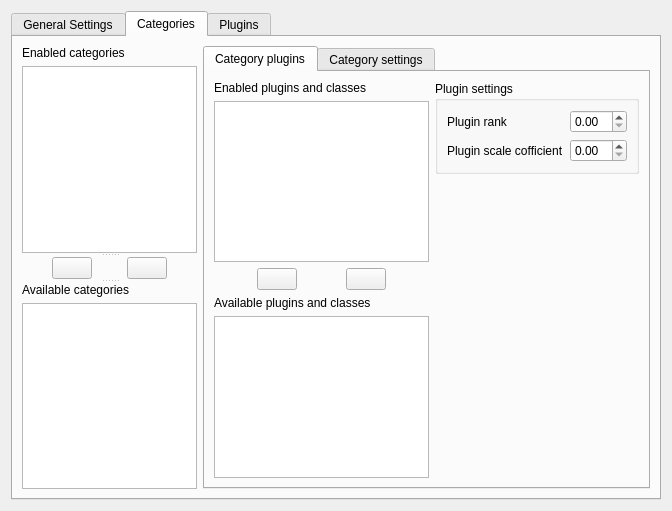
<?xml version="1.0" encoding="UTF-8"?>
<ui version="4.0">
 <class>Form</class>
 <widget class="QWidget" name="Form">
  <property name="geometry">
   <rect>
    <x>0</x>
    <y>0</y>
    <width>672</width>
    <height>511</height>
   </rect>
  </property>
  <property name="windowTitle">
   <string>Form</string>
  </property>
  <layout class="QGridLayout" name="gridLayout">
   <item row="0" column="0">
    <widget class="KTabWidget" name="WebExSettings">
     <property name="currentIndex">
      <number>1</number>
     </property>
     <widget class="QWidget" name="general_settings">
      <attribute name="title">
       <string>General Settings</string>
      </attribute>
      <widget class="QWidget" name="advanced_widget" native="true">
       <property name="geometry">
        <rect>
         <x>10</x>
         <y>230</y>
         <width>336</width>
         <height>62</height>
        </rect>
       </property>
       <layout class="QVBoxLayout" name="verticalLayout">
        <item>
         <layout class="QHBoxLayout" name="horizontalLayout_3">
          <item>
           <widget class="QLabel" name="label_2">
            <property name="text">
             <string>Maximum resource analyzers per category</string>
            </property>
           </widget>
          </item>
          <item>
           <widget class="KIntSpinBox" name="kintspinbox_2"/>
          </item>
         </layout>
        </item>
        <item>
         <layout class="QHBoxLayout" name="horizontalLayout_2">
          <item>
           <widget class="QLabel" name="label_3">
            <property name="text">
             <string>Maximum resource analyzers</string>
            </property>
           </widget>
          </item>
          <item>
           <spacer name="horizontalSpacer">
            <property name="orientation">
             <enum>Qt::Horizontal</enum>
            </property>
            <property name="sizeHint" stdset="0">
             <size>
              <width>40</width>
              <height>20</height>
             </size>
            </property>
           </spacer>
          </item>
          <item>
           <widget class="KIntSpinBox" name="kintspinbox_3"/>
          </item>
         </layout>
        </item>
       </layout>
      </widget>
      <widget class="KPushButton" name="advanced_button">
       <property name="geometry">
        <rect>
         <x>10</x>
         <y>200</y>
         <width>151</width>
         <height>24</height>
        </rect>
       </property>
       <property name="sizePolicy">
        <sizepolicy hsizetype="Preferred" vsizetype="Fixed">
         <horstretch>0</horstretch>
         <verstretch>0</verstretch>
        </sizepolicy>
       </property>
       <property name="text">
        <string>Advanced&gt;&gt;</string>
       </property>
       <property name="checkable">
        <bool>true</bool>
       </property>
      </widget>
      <widget class="QWidget" name="">
       <property name="geometry">
        <rect>
         <x>10</x>
         <y>20</y>
         <width>295</width>
         <height>25</height>
        </rect>
       </property>
       <layout class="QHBoxLayout" name="horizontalLayout">
        <item>
         <widget class="QLabel" name="label">
          <property name="text">
           <string>Maximum categories simultaneously</string>
          </property>
         </widget>
        </item>
        <item>
         <widget class="KIntSpinBox" name="kintspinbox"/>
        </item>
       </layout>
      </widget>
     </widget>
     <widget class="QWidget" name="categories">
      <attribute name="title">
       <string>Categories</string>
      </attribute>
      <layout class="QHBoxLayout" name="horizontalLayout_7">
       <item>
        <widget class="QSplitter" name="splitter_2">
         <property name="orientation">
          <enum>Qt::Vertical</enum>
         </property>
         <widget class="QWidget" name="">
          <layout class="QVBoxLayout" name="verticalLayout_2">
           <item>
            <widget class="QLabel" name="label_4">
             <property name="text">
              <string>Enabled categories</string>
             </property>
            </widget>
           </item>
           <item>
            <widget class="KListWidget" name="enabled_categories_listwidget"/>
           </item>
          </layout>
         </widget>
         <widget class="QWidget" name="">
          <layout class="QHBoxLayout" name="horizontalLayout_4">
           <item>
            <spacer name="horizontalSpacer_4">
             <property name="orientation">
              <enum>Qt::Horizontal</enum>
             </property>
             <property name="sizeType">
              <enum>QSizePolicy::Expanding</enum>
             </property>
             <property name="sizeHint" stdset="0">
              <size>
               <width>40</width>
               <height>20</height>
              </size>
             </property>
            </spacer>
           </item>
           <item>
            <widget class="KArrowButton" name="karrowbutton"/>
           </item>
           <item>
            <spacer name="horizontalSpacer_2">
             <property name="orientation">
              <enum>Qt::Horizontal</enum>
             </property>
             <property name="sizeHint" stdset="0">
              <size>
               <width>40</width>
               <height>20</height>
              </size>
             </property>
            </spacer>
           </item>
           <item>
            <widget class="KArrowButton" name="karrowbutton_2">
             <property name="arrowType" stdset="0">
              <number>2</number>
             </property>
            </widget>
           </item>
           <item>
            <spacer name="horizontalSpacer_3">
             <property name="orientation">
              <enum>Qt::Horizontal</enum>
             </property>
             <property name="sizeHint" stdset="0">
              <size>
               <width>40</width>
               <height>20</height>
              </size>
             </property>
            </spacer>
           </item>
          </layout>
         </widget>
         <widget class="QWidget" name="layoutWidget">
          <layout class="QVBoxLayout" name="verticalLayout_3">
           <item>
            <widget class="QLabel" name="label_5">
             <property name="text">
              <string>Available categories</string>
             </property>
            </widget>
           </item>
           <item>
            <widget class="KListWidget" name="enabled_categories_listwidget_2"/>
           </item>
          </layout>
         </widget>
        </widget>
       </item>
       <item>
        <widget class="KTabWidget" name="category_tabwidget">
         <property name="currentIndex">
          <number>0</number>
         </property>
         <widget class="QWidget" name="tab_2">
          <attribute name="title">
           <string>Category plugins</string>
          </attribute>
          <layout class="QHBoxLayout" name="horizontalLayout_12">
           <item>
            <layout class="QVBoxLayout" name="verticalLayout_9">
             <item>
              <layout class="QVBoxLayout" name="verticalLayout_8">
               <item>
                <widget class="QLabel" name="label_12">
                 <property name="text">
                  <string>Enabled plugins and classes</string>
                 </property>
                </widget>
               </item>
               <item>
                <widget class="KListWidget" name="category_enabled_plugins"/>
               </item>
              </layout>
             </item>
             <item>
              <layout class="QHBoxLayout" name="horizontalLayout_8">
               <item>
                <spacer name="horizontalSpacer_9">
                 <property name="orientation">
                  <enum>Qt::Horizontal</enum>
                 </property>
                 <property name="sizeType">
                  <enum>QSizePolicy::Expanding</enum>
                 </property>
                 <property name="sizeHint" stdset="0">
                  <size>
                   <width>40</width>
                   <height>20</height>
                  </size>
                 </property>
                </spacer>
               </item>
               <item>
                <widget class="KArrowButton" name="karrowbutton_3"/>
               </item>
               <item>
                <spacer name="horizontalSpacer_10">
                 <property name="orientation">
                  <enum>Qt::Horizontal</enum>
                 </property>
                 <property name="sizeHint" stdset="0">
                  <size>
                   <width>40</width>
                   <height>20</height>
                  </size>
                 </property>
                </spacer>
               </item>
               <item>
                <widget class="KArrowButton" name="karrowbutton_4">
                 <property name="arrowType" stdset="0">
                  <number>2</number>
                 </property>
                </widget>
               </item>
               <item>
                <spacer name="horizontalSpacer_11">
                 <property name="orientation">
                  <enum>Qt::Horizontal</enum>
                 </property>
                 <property name="sizeHint" stdset="0">
                  <size>
                   <width>40</width>
                   <height>20</height>
                  </size>
                 </property>
                </spacer>
               </item>
              </layout>
             </item>
             <item>
              <layout class="QVBoxLayout" name="verticalLayout_6">
               <item>
                <widget class="QLabel" name="label_11">
                 <property name="text">
                  <string>Available plugins and classes</string>
                 </property>
                </widget>
               </item>
               <item>
                <widget class="KListWidget" name="category_availabel_plugins"/>
               </item>
              </layout>
             </item>
            </layout>
           </item>
           <item>
            <layout class="QVBoxLayout" name="verticalLayout_11">
             <item>
              <widget class="QGroupBox" name="groupBox">
               <property name="title">
                <string>Plugin settings</string>
               </property>
               <layout class="QVBoxLayout" name="verticalLayout_10">
                <item>
                 <layout class="QHBoxLayout" name="horizontalLayout_9">
                  <item>
                   <widget class="QLabel" name="label_13">
                    <property name="text">
                     <string>Plugin rank</string>
                    </property>
                   </widget>
                  </item>
                  <item>
                   <spacer name="horizontalSpacer_12">
                    <property name="orientation">
                     <enum>Qt::Horizontal</enum>
                    </property>
                    <property name="sizeHint" stdset="0">
                     <size>
                      <width>40</width>
                      <height>20</height>
                     </size>
                    </property>
                   </spacer>
                  </item>
                  <item>
                   <widget class="QDoubleSpinBox" name="doubleSpinBox"/>
                  </item>
                 </layout>
                </item>
                <item>
                 <layout class="QHBoxLayout" name="horizontalLayout_10">
                  <item>
                   <widget class="QLabel" name="label_14">
                    <property name="text">
                     <string>Plugin scale cofficient</string>
                    </property>
                   </widget>
                  </item>
                  <item>
                   <spacer name="horizontalSpacer_13">
                    <property name="orientation">
                     <enum>Qt::Horizontal</enum>
                    </property>
                    <property name="sizeHint" stdset="0">
                     <size>
                      <width>40</width>
                      <height>20</height>
                     </size>
                    </property>
                   </spacer>
                  </item>
                  <item>
                   <widget class="QDoubleSpinBox" name="doubleSpinBox_2"/>
                  </item>
                 </layout>
                </item>
               </layout>
              </widget>
             </item>
             <item>
              <spacer name="verticalSpacer_2">
               <property name="orientation">
                <enum>Qt::Vertical</enum>
               </property>
               <property name="sizeHint" stdset="0">
                <size>
                 <width>20</width>
                 <height>40</height>
                </size>
               </property>
              </spacer>
             </item>
            </layout>
           </item>
          </layout>
         </widget>
         <widget class="QWidget" name="tab">
          <attribute name="title">
           <string>Category settings</string>
          </attribute>
          <layout class="QHBoxLayout" name="horizontalLayout_11">
           <item>
            <widget class="QScrollArea" name="scrollArea">
             <property name="widgetResizable">
              <bool>true</bool>
             </property>
             <widget class="QWidget" name="scrollAreaWidgetContents">
              <property name="geometry">
               <rect>
                <x>0</x>
                <y>0</y>
                <width>447</width>
                <height>421</height>
               </rect>
              </property>
              <layout class="QVBoxLayout" name="verticalLayout_7">
               <item>
                <layout class="QGridLayout" name="gridLayout_2">
                 <item row="0" column="0">
                  <widget class="QLabel" name="label_6">
                   <property name="text">
                    <string>Query</string>
                   </property>
                  </widget>
                 </item>
                 <item row="0" column="2">
                  <widget class="KPushButton" name="query_show_button">
                   <property name="text">
                    <string>show&gt;&gt;</string>
                   </property>
                   <property name="checkable">
                    <bool>true</bool>
                   </property>
                  </widget>
                 </item>
                 <item row="1" column="0" colspan="3">
                  <widget class="KTextEdit" name="query_edit">
                   <property name="documentTitle">
                    <string/>
                   </property>
                   <property name="acceptRichText">
                    <bool>false</bool>
                   </property>
                  </widget>
                 </item>
                 <item row="0" column="1">
                  <spacer name="horizontalSpacer_5">
                   <property name="orientation">
                    <enum>Qt::Horizontal</enum>
                   </property>
                   <property name="sizeHint" stdset="0">
                    <size>
                     <width>40</width>
                     <height>20</height>
                    </size>
                   </property>
                  </spacer>
                 </item>
                </layout>
               </item>
               <item>
                <layout class="QGridLayout" name="gridLayout_4">
                 <item row="0" column="0">
                  <widget class="QLabel" name="label_9">
                   <property name="text">
                    <string>Query prefix</string>
                   </property>
                  </widget>
                 </item>
                 <item row="0" column="2">
                  <widget class="KPushButton" name="prefix_show_button">
                   <property name="text">
                    <string>show&gt;&gt;</string>
                   </property>
                   <property name="checkable">
                    <bool>true</bool>
                   </property>
                  </widget>
                 </item>
                 <item row="0" column="1">
                  <spacer name="horizontalSpacer_7">
                   <property name="orientation">
                    <enum>Qt::Horizontal</enum>
                   </property>
                   <property name="sizeHint" stdset="0">
                    <size>
                     <width>40</width>
                     <height>20</height>
                    </size>
                   </property>
                  </spacer>
                 </item>
                 <item row="1" column="0" colspan="3">
                  <widget class="KTextEdit" name="query_prefix_edit">
                   <property name="documentTitle">
                    <string/>
                   </property>
                   <property name="acceptRichText">
                    <bool>false</bool>
                   </property>
                  </widget>
                 </item>
                </layout>
               </item>
               <item>
                <layout class="QHBoxLayout" name="horizontalLayout_5">
                 <item>
                  <widget class="QLabel" name="label_7">
                   <property name="text">
                    <string>Polling interval</string>
                   </property>
                  </widget>
                 </item>
                 <item>
                  <spacer name="horizontalSpacer_8">
                   <property name="orientation">
                    <enum>Qt::Horizontal</enum>
                   </property>
                   <property name="sizeHint" stdset="0">
                    <size>
                     <width>40</width>
                     <height>20</height>
                    </size>
                   </property>
                  </spacer>
                 </item>
                 <item>
                  <widget class="KIntSpinBox" name="interval_spinbox"/>
                 </item>
                </layout>
               </item>
               <item>
                <layout class="QHBoxLayout" name="horizontalLayout_13">
                 <item>
                  <widget class="QLabel" name="label_16">
                   <property name="text">
                    <string>Plugin select algorithm</string>
                   </property>
                  </widget>
                 </item>
                 <item>
                  <spacer name="horizontalSpacer_15">
                   <property name="orientation">
                    <enum>Qt::Horizontal</enum>
                   </property>
                   <property name="sizeHint" stdset="0">
                    <size>
                     <width>40</width>
                     <height>20</height>
                    </size>
                   </property>
                  </spacer>
                 </item>
                 <item>
                  <widget class="KComboBox" name="plugin_algo_combobox">
                   <item>
                    <property name="text">
                     <string>All</string>
                    </property>
                   </item>
                   <item>
                    <property name="text">
                     <string>Stepwise</string>
                    </property>
                   </item>
                  </widget>
                 </item>
                </layout>
               </item>
               <item>
                <spacer name="verticalSpacer">
                 <property name="orientation">
                  <enum>Qt::Vertical</enum>
                 </property>
                 <property name="sizeHint" stdset="0">
                  <size>
                   <width>20</width>
                   <height>40</height>
                  </size>
                 </property>
                </spacer>
               </item>
              </layout>
             </widget>
            </widget>
           </item>
          </layout>
         </widget>
        </widget>
       </item>
      </layout>
     </widget>
     <widget class="QWidget" name="datapps">
      <attribute name="title">
       <string>Plugins</string>
      </attribute>
      <layout class="QHBoxLayout" name="horizontalLayout_6">
       <item>
        <layout class="QVBoxLayout" name="verticalLayout_4">
         <item>
          <widget class="QLabel" name="label_10">
           <property name="text">
            <string>Plugins</string>
           </property>
          </widget>
         </item>
         <item>
          <widget class="KListWidget" name="plugins_listwidget">
           <property name="sizePolicy">
            <sizepolicy hsizetype="Minimum" vsizetype="Expanding">
             <horstretch>0</horstretch>
             <verstretch>0</verstretch>
            </sizepolicy>
           </property>
          </widget>
         </item>
        </layout>
       </item>
       <item>
        <widget class="QGroupBox" name="groupBox_2">
         <property name="sizePolicy">
          <sizepolicy hsizetype="Expanding" vsizetype="Preferred">
           <horstretch>0</horstretch>
           <verstretch>0</verstretch>
          </sizepolicy>
         </property>
         <property name="title">
          <string>Plugin settings</string>
         </property>
         <layout class="QVBoxLayout" name="verticalLayout_5">
          <item>
           <widget class="QScrollArea" name="scrollArea_2">
            <property name="widgetResizable">
             <bool>true</bool>
            </property>
            <widget class="QWidget" name="scrollAreaWidgetContents_2">
             <property name="geometry">
              <rect>
               <x>0</x>
               <y>0</y>
               <width>362</width>
               <height>418</height>
              </rect>
             </property>
            </widget>
           </widget>
          </item>
         </layout>
        </widget>
       </item>
      </layout>
     </widget>
    </widget>
   </item>
  </layout>
 </widget>
 <customwidgets>
  <customwidget>
   <class>KIntSpinBox</class>
   <extends>QSpinBox</extends>
   <header>knuminput.h</header>
  </customwidget>
  <customwidget>
   <class>KListWidget</class>
   <extends>QListWidget</extends>
   <header>klistwidget.h</header>
  </customwidget>
  <customwidget>
   <class>KArrowButton</class>
   <extends>QPushButton</extends>
   <header>karrowbutton.h</header>
  </customwidget>
  <customwidget>
   <class>KPushButton</class>
   <extends>QPushButton</extends>
   <header>kpushbutton.h</header>
  </customwidget>
  <customwidget>
   <class>KComboBox</class>
   <extends>QComboBox</extends>
   <header>kcombobox.h</header>
  </customwidget>
  <customwidget>
   <class>KTabWidget</class>
   <extends>QTabWidget</extends>
   <header>ktabwidget.h</header>
   <container>1</container>
  </customwidget>
  <customwidget>
   <class>KTextEdit</class>
   <extends>QTextEdit</extends>
   <header>ktextedit.h</header>
  </customwidget>
 </customwidgets>
 <resources/>
 <connections>
  <connection>
   <sender>advanced_button</sender>
   <signal>toggled(bool)</signal>
   <receiver>advanced_widget</receiver>
   <slot>setVisible(bool)</slot>
   <hints>
    <hint type="sourcelabel">
     <x>93</x>
     <y>241</y>
    </hint>
    <hint type="destinationlabel">
     <x>185</x>
     <y>290</y>
    </hint>
   </hints>
  </connection>
  <connection>
   <sender>query_show_button</sender>
   <signal>toggled(bool)</signal>
   <receiver>query_edit</receiver>
   <slot>setVisible(bool)</slot>
   <hints>
    <hint type="sourcelabel">
     <x>585</x>
     <y>52</y>
    </hint>
    <hint type="destinationlabel">
     <x>483</x>
     <y>102</y>
    </hint>
   </hints>
  </connection>
  <connection>
   <sender>prefix_show_button</sender>
   <signal>toggled(bool)</signal>
   <receiver>query_prefix_edit</receiver>
   <slot>setVisible(bool)</slot>
   <hints>
    <hint type="sourcelabel">
     <x>485</x>
     <y>152</y>
    </hint>
    <hint type="destinationlabel">
     <x>383</x>
     <y>229</y>
    </hint>
   </hints>
  </connection>
 </connections>
</ui>
